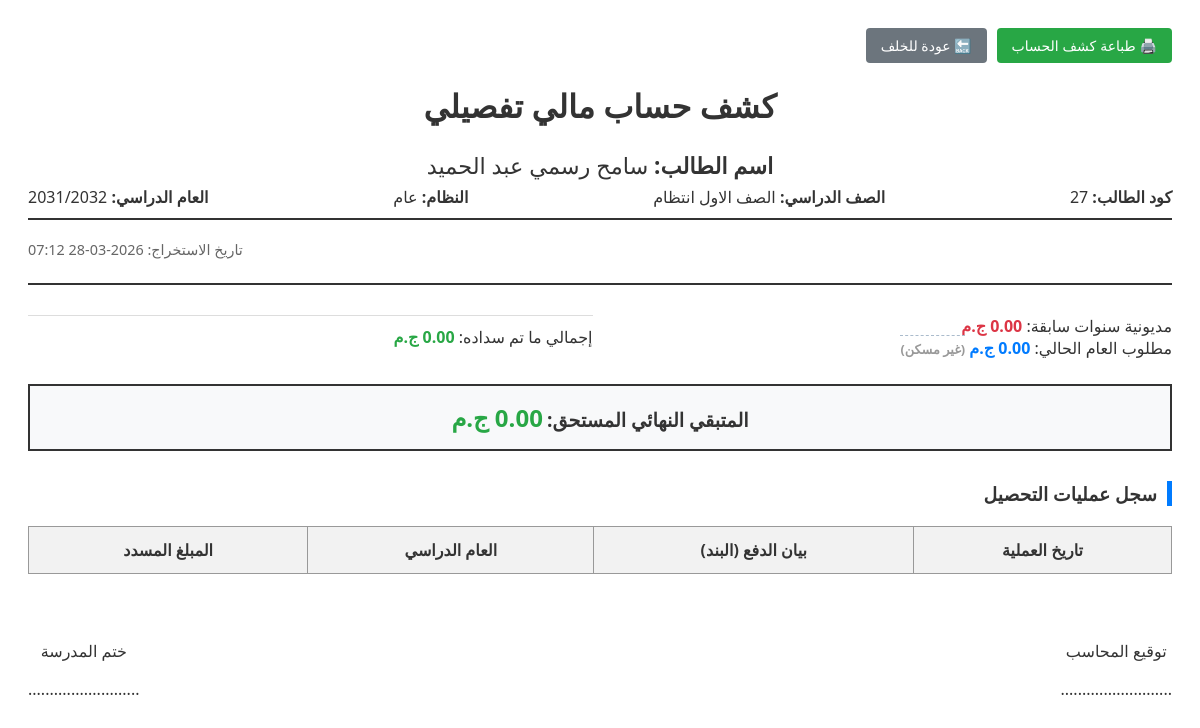
/finance/student/27/print-statement/ (signed in), run on an earlier commit of the app's database.
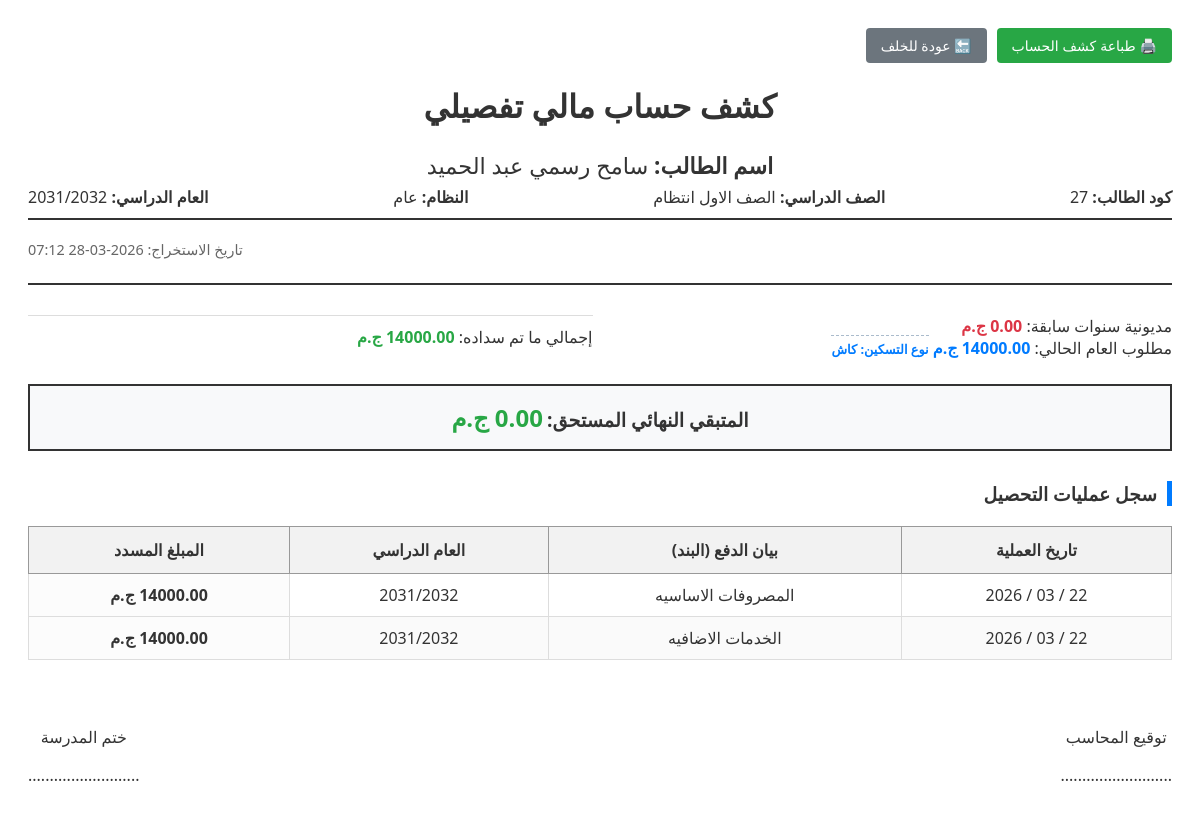
And on a later commit of the database.
### students/models.py (models this page shows, shortened)
class Student(models.Model):
    RELIGION_CHOICES = [("Muslim", "مسلم"), ("Christian", "مسيحي")]
    STATUS_CHOICES = [("New", "مستجد"), ("Transferred", "منقول"), ("Home", "عمال"), ("Promoted", "ناجح ومنقول")]
    GENDER_CHOICES = [('Male', 'ذكر'), ('Female', 'أنثى')]
    SPECIALIZATION_CHOICES = [
        ("General", "شعبة عامة"), ("Restaurant", "مطعم"), ("Kitchen", "مطبخ"),
        ("Guidance", "ارشاد"), ("Internal", "اشراف داخلي"), ("Computer", "حاسب الي"),
    ]
    image = models.ImageField("صورة الطالب", upload_to="students/", null=True, blank=True)
    registration_number = models.CharField("رقم القيد", max_length=50, blank=True, null=True)
    first_name = models.CharField("الاسم الأول", max_length=100)
    last_name = models.CharField("اسم العائلة", max_length=100)
    national_id_validator = RegexValidator(
        regex=r'^\d{14}$',
        message="الرقم القومي يجب أن يتكون من 14 رقماً فقط."
    )
    national_id = models.CharField(
        "الرقم القومي",
        max_length=14,
        validators=[national_id_validator],
        unique=True,
        null=True, blank=True
    )
    student_code = models.CharField("كود الطالب", max_length=20, unique=True, editable=False, blank=True, null=True)
    date_of_birth = models.DateField("تاريخ الميلاد", null=True, blank=True)
    birth_place = models.CharField("محل الميلاد", max_length=150, blank=True, null=True)
    gender = models.CharField(
        "النوع",
        max_length=10,
        choices=GENDER_CHOICES,
        null=True,
        blank=True
    )
    religion = models.CharField("الديانة", max_length=20, choices=RELIGION_CHOICES, null=True, blank=True)
    nationality = models.CharField("الجنسية", max_length=100, default="مصري", null=True, blank=True)
    address = models.TextField("العنوان", blank=True, null=True)
    mother_name = models.CharField("اسم الأم", max_length=150, null=True, blank=True)
    phone = models.CharField("رقم التليفون", max_length=20, null=True, blank=True)
    enrollment_status = models.CharField("حالة القيد", max_length=20, choices=STATUS_CHOICES, null=True, blank=True)
    integration_status = models.BooleanField("موقف الدمج", default=False, null=True, blank=True)
    specialization = models.CharField("التخصص", max_length=30, choices=SPECIALIZATION_CHOICES, blank=True, null=True)
    previous_debt = models.DecimalField("مديونية سابقة مرحلة", max_digits=10, decimal_places=2, default=0)
    last_promotion_date = models.DateField(null=True, blank=True)
    grade = models.ForeignKey("students.Grade", on_delete=models.PROTECT, null=True, verbose_name="الصف الدراسي")
    classroom = models.ForeignKey("students.Classroom", on_delete=models.SET_NULL, null=True, blank=True, verbose_name="الفصل")
    academic_year = models.ForeignKey("finance.AcademicYear", on_delete=models.CASCADE, verbose_name="السنة الدراسية", related_name="students")
    is_active = models.BooleanField("نشط", default=True)
    created_at = models.DateTimeField(auto_now_add=True)
    class Meta:
        ordering = ["-created_at"]
        verbose_name = "طالب"
        verbose_name_plural = "الطلاب"
    def get_full_name(self):
        first = self.first_name if self.first_name else ""
        last = self.last_name if self.last_name else ""
        full = f"{first} {last}".strip()
        return full if full else f"طالب رقم {self.student_code}"
    @property
    def total_required_amount(self):
        return self.current_year_fees_amount
    @property
    def current_year_paid(self):
        from finance.models import Payment
        from django.db.models import Sum, Q
        total = Payment.objects.filter(
            student=self,
            academic_year=self.academic_year # شرط السنة الحالية
        ).filter(
            Q(revenue_category__name__icontains="اساس") |
            Q(revenue_category__name__icontains="مصروف")
        ).aggregate(total=Sum('amount_paid'))['total'] or 0
        return Decimal(str(total))
    @property
    def final_remaining(self):
        from decimal import Decimal
        from django.db.models import Sum
        old_debt = Decimal(str(self.previous_debt or 0))
        acc = self.accounts.filter(academic_year=self.academic_year).last()
        current_fees = Decimal('0.00')
        if acc:
            current_fees = Decimal(str(acc.total_fees or 0)) - Decimal(str(acc.discount or 0))
        current_year_payments = self.all_payments.filter(
            academic_year=self.academic_year,
            revenue_category__name="المصروفات الاساسيه"  # مطابقة حرفية لاسم البند عندك
        ).aggregate(total=Sum('amount_paid'))['total'] or 0
        total_paid = Decimal(str(current_year_payments))
        return (old_debt + current_fees) - total_paid
    @property
    def current_year_fees_amount(self):
        from finance.models import StudentAccount
        from decimal import Decimal
        account = self.accounts.filter(academic_year=self.academic_year).first()
        if account:
            return Decimal(str(account.total_fees or 0))
        return Decimal("0.00")
    @property
    def current_account(self):
        return self.accounts.filter(academic_year=self.academic_year).first()

class Grade(models.Model):
    name = models.CharField("اسم الصف", max_length=100)
    class Meta:
        verbose_name = "صف دراسي"
        verbose_name_plural = "الصفوف الدراسية"

### finance/models.py (models this page shows, shortened)
class AcademicYear(models.Model):
    name = models.CharField(max_length=20)  # مثال: 2025/2026
    is_active = models.BooleanField(default=False)

class StudentAccount(models.Model):
    student = models.ForeignKey("students.Student", on_delete=models.CASCADE, related_name="accounts")
    academic_year = models.ForeignKey('AcademicYear', on_delete=models.CASCADE, null=True)
    installment_plan = models.ForeignKey('InstallmentPlan', on_delete=models.SET_NULL, null=True, blank=True)
    revenue_category = models.ForeignKey(
        'RevenueCategory',
        on_delete=models.SET_NULL,
        null=True,
        blank=True,
        verbose_name="بند الإيراد المرتبط"
    )
    total_fees = models.DecimalField("إجمالي المصروفات", max_digits=10, decimal_places=2, default=0)
    discount = models.DecimalField("الخصم", max_digits=10, decimal_places=2, default=0)
    created_at = models.DateTimeField(auto_now_add=True)
    class Meta:
        unique_together = ['student', 'academic_year', 'revenue_category']
        verbose_name = "حساب طالب مالي"
        verbose_name_plural = "حسابات الطلاب المالية"

class InstallmentPlan(models.Model):
    name = models.CharField("اسم الخطة الدراسية", max_length=100)
    academic_year = models.ForeignKey('AcademicYear', on_delete=models.CASCADE, verbose_name="السنة الدراسية", null=True)
    total_amount = models.DecimalField("إجمالي مبلغ الخطة", max_digits=10, decimal_places=2, default=0)
    number_of_installments = models.PositiveIntegerField("عدد الأقساط")
    interest_value = models.DecimalField(
        "قيمة الفائدة الإضافية",
        max_digits=10,
        decimal_places=2,
        default=0,
        help_text="قيمة فائدة ثابتة تضاف لإجمالي الخطة"
    )
    class Meta:
        verbose_name = "خطة مصروفات"
        verbose_name_plural = "خطط المصروفات"

class Payment(models.Model):
    installment = models.ForeignKey(
        'StudentInstallment',
        on_delete=models.CASCADE,
        related_name="payments",
        null=True,
        blank=True,
        help_text="اتركه فارغاً للإيرادات الحرة"
    )
    student = models.ForeignKey(
        "students.Student",
        on_delete=models.CASCADE,
        related_name="all_payments",
        null=True,
        blank=True
    )
    revenue_category = models.ForeignKey(
        'RevenueCategory',
        on_delete=models.PROTECT,
        null=True,
        blank=False,
        verbose_name="فئة الإيراد"
    )
    academic_year = models.ForeignKey(
        'AcademicYear',
        on_delete=models.CASCADE,
        null=True,
        blank=True,
        verbose_name="السنة الدراسية"
    )
    amount_paid = models.DecimalField(
        max_digits=10,
        decimal_places=2,
        verbose_name="المبلغ المدفوع"
    )
    payment_date = models.DateField(
        default=timezone.now,
        verbose_name="تاريخ الدفع"
    )
    collected_by = models.ForeignKey(
        User,
        on_delete=models.SET_NULL,
        null=True,
        blank=True,
        related_name="collected_payments",
        verbose_name="المحصل (الموظف)"
    )
    is_closed = models.BooleanField(
        default=False,
        verbose_name="تم تقفيل الخزينة"
    )
    closure = models.ForeignKey(
        'DailyClosure',
        on_delete=models.SET_NULL,
        null=True,
        blank=True,
        related_name="payments",
        verbose_name="رقم الجرد/الإغلاق"
    )
    notes = models.TextField(null=True, blank=True, verbose_name="ملاحظات إضافية")
    class Meta:
        verbose_name = "عملية دفع"
        verbose_name_plural = "عمليات الدفع"
        ordering = ['-payment_date', '-id']

class RevenueCategory(models.Model):
    name = models.CharField(max_length=100, verbose_name="اسم الفئة")
    parent = models.ForeignKey(
        'self',
        on_delete=models.CASCADE,
        null=True,
        blank=True,
        related_name='subcategories', # ممتاز: يعبر عن الفئات التابعة
        verbose_name="الفئة الرئيسية"
    )
    class Meta:
        verbose_name = "فئة إيراد"
        verbose_name_plural = "فئات الإيرادات"

### finance/views.py (the view)
# urls.py: path('student/<int:student_id>/print-statement/', views.student_statement_print, name='student_statement_print'),
@login_required
def student_statement_print(request, student_id):
    from finance.models import Payment
    try:
        from finance.models import Student
    except ImportError:
        from students.models import Student
    student = get_object_or_404(Student, id=student_id)
    all_history = Payment.objects.filter(student=student).order_by('-payment_date', '-id')
    context = {
        'student': student,
        'all_history': all_history,
        'total_paid_all': student.current_year_paid,
        'total_required': student.total_required_amount,
        'remaining': student.final_remaining,
    }
    return render(request, 'finance/student_statement_print.html', context)

### config/context_processors.py (called while the page is built)
def active_academic_year(request): # تأكد أن هذا هو نفس الاسم
    active_year = AcademicYear.objects.filter(is_active=True).first()
    return {'active_year': active_year}

### finance/templates/finance/student_statement_print.html (shortened to what the changed rows need)
<!DOCTYPE html>
<html lang="ar" dir="rtl">
<head>
</head>
<body>
    <div class="header-print">
        <h1>كشف حساب مالي تفصيلي</h1>
        <p style="font-size: 1.4em; margin-bottom: 5px;"><strong>اسم الطالب:</strong> {{ student.get_full_name }}</p>
        <div style="display: flex; justify-content: space-between; border-bottom: 2px solid #333; padding-bottom: 10px; margin-bottom: 20px;">
            <span><strong>كود الطالب:</strong> {{ student.id }}</span>
            <span><strong>الصف الدراسي:</strong> {{ student.grade.name }}</span>
            <span><strong>النظام:</strong> {{ student.study_type|default:"عام" }}</span>
            <span><strong>العام الدراسي:</strong> {{ student.academic_year.name }}</span>
        </div>
        <p style="text-align: left; font-size: 0.9em; color: #666;">تاريخ الاستخراج: {% now "Y-m-d H:i" %}</p>
    </div>
    <div class="summary-box" style="display: grid; grid-template-columns: 1fr 1fr; gap: 15px; margin-bottom: 30px;">
        <div class="summary-item">
            <span>مديونية سنوات سابقة:</span>
            <span style="font-weight: bold; color: #dc3545;">{{ student.previous_debt|floatformat:2 }} ج.م</span>
        <div class="summary-item">
            <span>مطلوب العام الحالي:</span>
            <span style="font-weight: bold; color: #007bff;">{{ student.current_year_fees_amount|floatformat:2 }} ج.م</span>
            {% with account=student.current_account %}
            {% if account and account.installment_plan %}
                <span class="plan-badge">نوع التسكين: {{ account.installment_plan.name }}</span>
            {% else %}
                <span class="plan-badge" style="color: #999;">(غير مسكن)</span>
            {% endif %}
        {% endwith %}
    </div>
        </div>
        <div class="summary-item" style="border-top: 1px solid #ddd; padding-top: 10px;">
            <span>إجمالي ما تم سداده:</span>
            <span style="font-weight: bold; color: #28a745;">{{ student.current_year_paid|floatformat:2 }} ج.م</span>
        </div>
        <div class="summary-item total-row" style="grid-column: span 2; background: #f8f9fa; padding: 15px; border: 2px solid #333; text-align: center; margin-top: 10px;">
            <span style="font-size: 1.2em; font-weight: bold;">المتبقي النهائي المستحق:</span>
            <span style="font-size: 1.5em; font-weight: bold; color: {% if student.final_remaining > 0 %}#dc3545{% else %}#28a745{% endif %};">
                {{ student.final_remaining|floatformat:2 }} ج.م
            </span>
        </div>
    </div>
    <table>
        <thead>
            <tr>
                <th>تاريخ العملية</th>
                <th>بيان الدفع (البند)</th>
                <th>العام الدراسي</th>
                <th>المبلغ المسدد</th>
            </tr>
        </thead>
        <tbody>
            {% for entry in all_history %}
                {% if entry.academic_year == student.academic_year %}
                <tr>
                    <td style="text-align: center; border: 1px solid #ddd; padding: 10px;">
                        {{ entry.payment_date|date:"d / m / Y" }}
                    </td>
                    <td style="border: 1px solid #ddd; padding: 10px;">
                        {% if entry.revenue_category %}
                            {{ entry.revenue_category.name }}
                        {% else %}
                            <span style="color: #666; font-style: italic;">سداد مصروفات دراسية</span>
                        {% endif %}
                    </td>
                    <td style="text-align: center; border: 1px solid #ddd; padding: 10px; font-weight: 500;">
                        {{ entry.academic_year.name }} </td>
                    <td style="font-weight: bold; text-align: center; border: 1px solid #ddd; padding: 10px; background-color: #fcfcfc;">
                        {{ entry.amount_paid|floatformat:2 }} ج.م
                    </td>
                </tr>
                {% endif %}
            {% empty %}
            <tr>
                <td colspan="4" style="padding: 40px; text-align: center; color: #888; border: 1px solid #ddd;">
                    لا توجد عمليات تحصيل مسجلة للعام الدراسي الحالي.
                </td>
            </tr>
            {% endfor %}
        </tbody>
    </table>
</body>
</html>

What changed in the data, as far as the page shows it:
changed through a linked row, Student "سامح رسمي عبد الحميد": current_year_fees_amount "0.00" → "14000.00"; current_year_paid "0.00" → "14000.00"
now on this page (row edited): StudentAccount: installment_plan.name "كاش"
changed StudentAccount: installment_plan_id empty → 3 (drawn)
added Payment: payment_date "22 / 03 / 2026", revenue_category.name "المصروفات الاساسيه", academic_year.name "2031/2032", amount_paid "14000.00"
added Payment: payment_date "22 / 03 / 2026", revenue_category.name "الخدمات الاضافيه", academic_year.name "2031/2032", amount_paid "14000.00"
Also different on the page:
text no longer shown: "(غير مسكن)"
text now shown: "نوع التسكين:"
